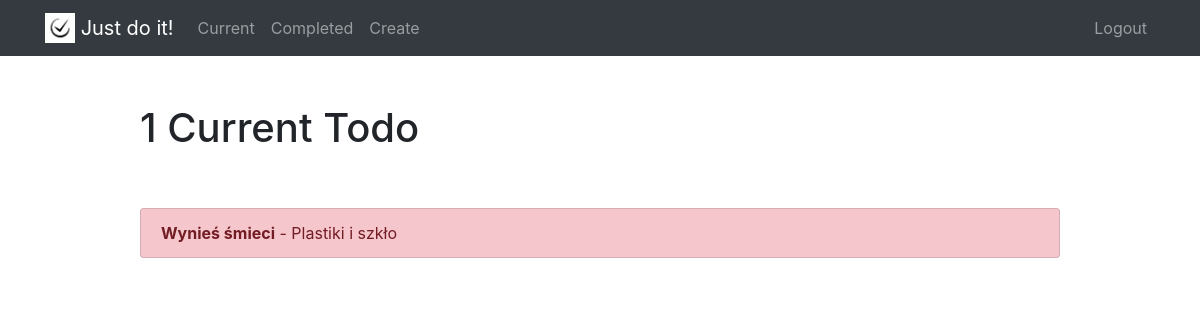
The page /current/ (signed in) on the database as committed earlier.
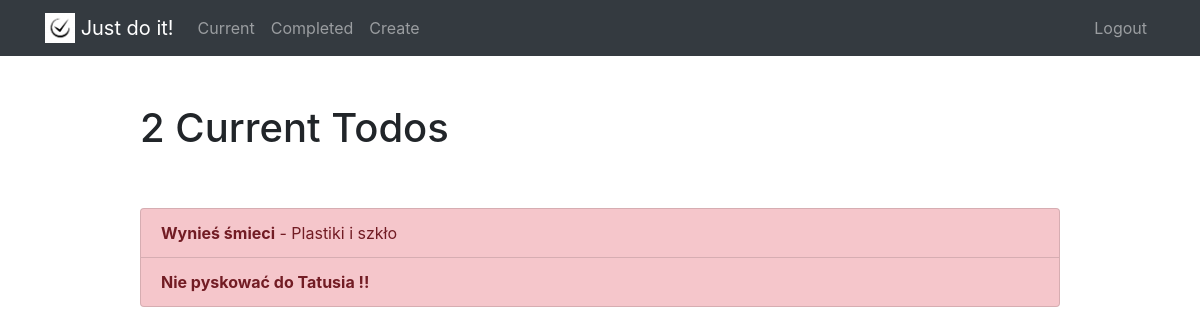
The same page on the database as committed later.
### todoapp/models.py (models this page shows, shortened)
class Todo(models.Model):
    objects = None
    title = models.CharField(max_length=100)
    memo = models.TextField(blank=True)
    created = models.DateTimeField(auto_now_add=True)
    datecompleted = models.DateTimeField(null=True, blank=True)
    important = models.BooleanField(default=False)
    user = models.ForeignKey(User, on_delete=models.CASCADE)

### todoapp/views.py (the view)
# urls.py: path('current/', views.currenttodos, name='currenttodos'),
@login_required
def currenttodos(request):
    todos = Todo.objects.filter(user=request.user, datecompleted__isnull=True)
    return render(request, 'todo/currenttodos.html', {'todos': todos})

### todo/templates/todo/currenttodos.html
{% extends "todo/base.html" %}
{% block content %}
    <div class="row justify-content-center mt-5">
        <div class="col-md-10">
            {% if todos %}
                 <h1>{{ todos.count }} Current Todo{{ todos.count|pluralize }}</h1>
            {% else %}
                           <h1>Current Todos</h1>
            {% endif %}
        </div>
    </div>
    <div class="row justify-content-center mt-5">
        <div class="col-md-10">
        {% if todos %}
            <div class="list-group">
                {% for todo in todos %}
                    <a href="{% url 'viewtodo' todo.id %}" class="list-group-item list-group-item-action{% if todo.important %} list-group-item-danger{% endif %}"><b>{{ todo.title }}</b>{% if todo.memo %} - {{ todo.memo|truncatechars:30 }}{% endif %}</a>
                {% endfor %}
            </div>
        {% else %}
            <div class="text-center">
                <h2>Looks like you don't have any todos! Nice work.</h2>
            <br>
            <a role="button" class="btn btn-primary" href="{% url 'createtodo' %}">New Todo</a>
            </div>
        {% endif %}
        </div>
    </div>
{% endblock %}

### todo/templates/todo/base.html (shortened to what this page needs)
{% load static %}
<!doctype html>
<html lang="en">
<head>
    <link rel="stylesheet" href="https://stackpath.bootstrapcdn.com/bootstrap/4.4.1/css/bootstrap.min.css">
</head>
<body>
<nav class="navbar navbar-expand-lg navbar-dark bg-dark">
<div class="container">
    <a class="navbar-brand" href="{% url 'home' %}">
         <img src="{% static 'todo/logo.png' %}" width="30" height="30" class="d-inline-block align-top">
        <span>Just do it!</span>
    </a>
    <div class="collapse navbar-collapse" id="navbarNav">
    {% if user.is_authenticated %}
        <ul class="navbar-nav mr-auto">
                <li class="nav-item {{ current }}">
                    <a class="nav-link" href="{% url 'currenttodos' %}">Current</a>
                </li>
                <li class="nav-item {{ completed }}">
                    <a class="nav-link" href="{% url 'completedtodos' %}">Completed</a>
                </li>
                <li class="nav-item {{ create }}">
                    <a class="nav-link" href="{% url 'createtodo' %}">Create</a>
                </li>
        </ul>
    {% endif %}
    <ul class="navbar-nav ml-auto">
            {% if user.is_authenticated %}
                <li class="nav-item">
                    <a href="#" onclick="$('#signOutBtn').click()" class="nav-link">Logout</a>
                </li>
            {% endif %}
        </ul>
    </div>
</div>
</nav>
<div class="container">
{% block content %}{% endblock %}
</div>
</body>
</html>

Rows that differ between the two databases and show on the page:
added Todo: title "Nie pyskować do Tatusia !!"
Other text that changed with them:
{{ todos.count }}: "1" → "2"
